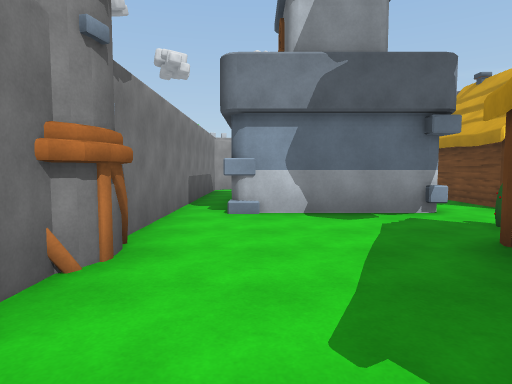
[1] (above)

18 first-person views from a walk through a scene from a Unity 3-D project. The camera is 1.5 m above the floor, tilts 4° down and sees 75° across. The floor is counted in squares, 2 m on a side. Each view is taken from the middle of a square. On the plan, view 1 faces up. The plan holds only what a view shows up to about 11 squares ahead; the rest is blank. The place goes on beyond the plan. Surface patterns are stand-ins for the level's own textures.

[2]
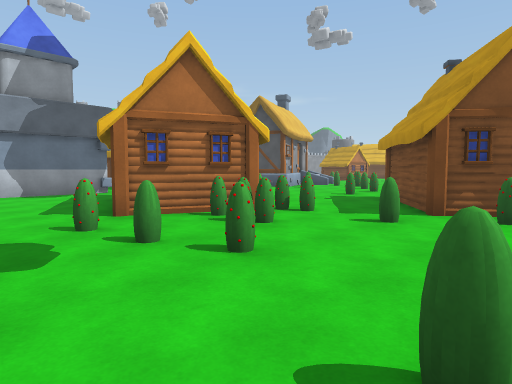

[3]
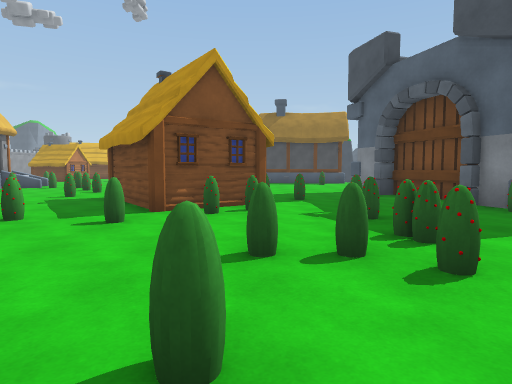

[4]
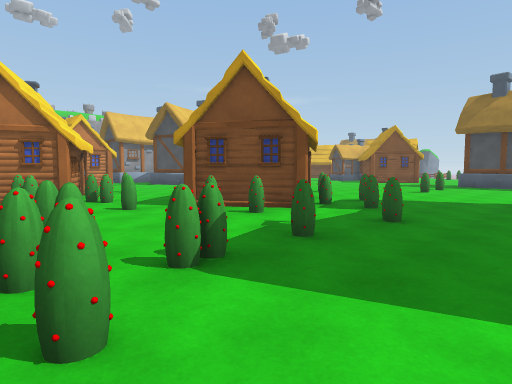

[5]
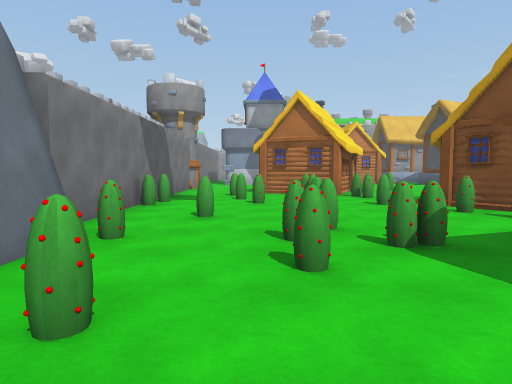

[6]
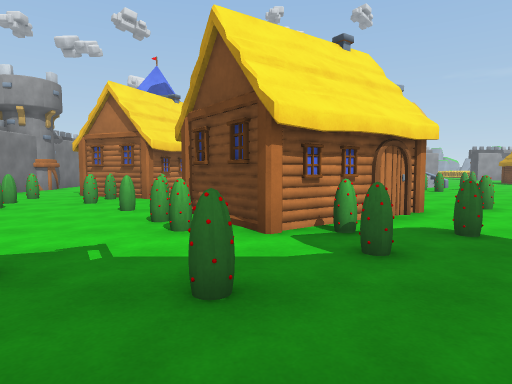

[7]
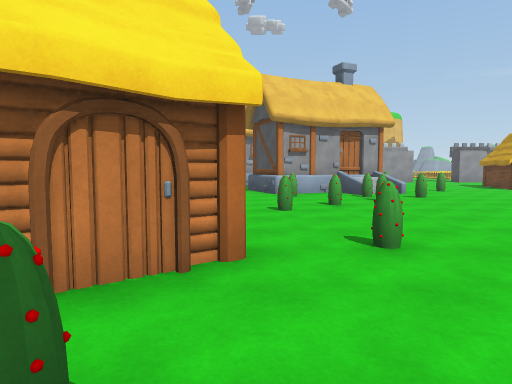

[8]
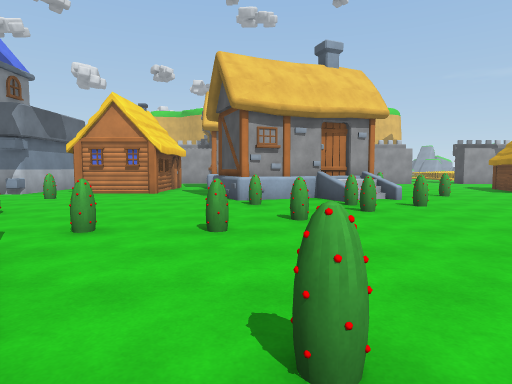

[9]
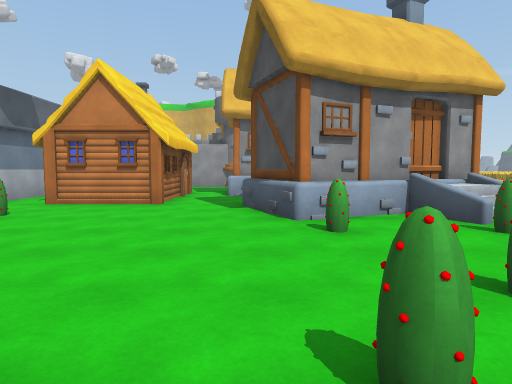

[10]
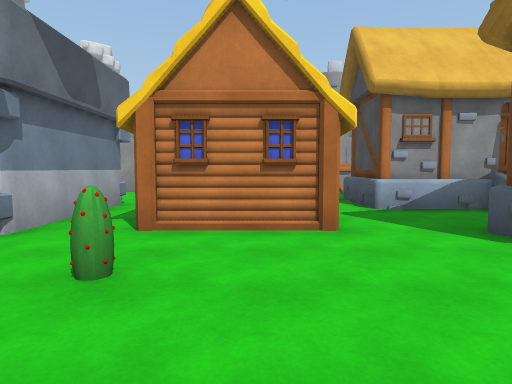

[11]
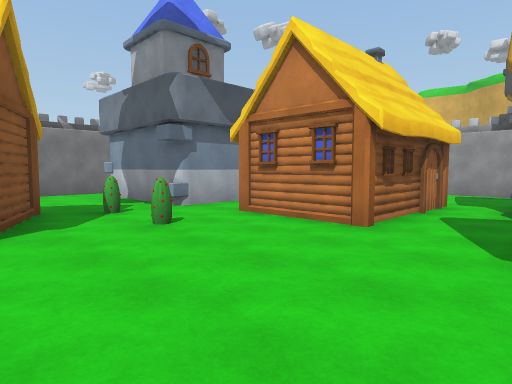

[12]
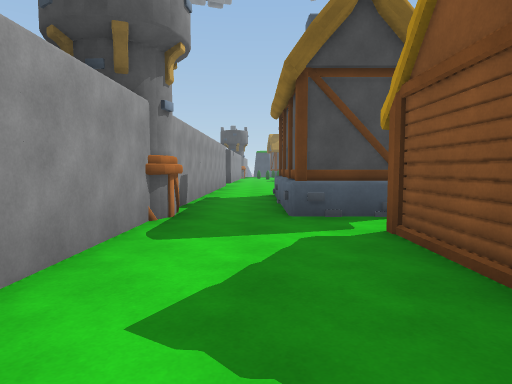

[13]
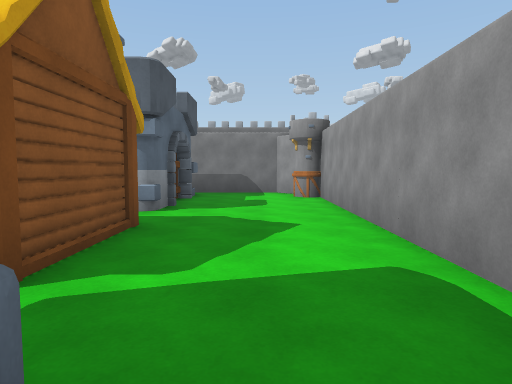

[14]
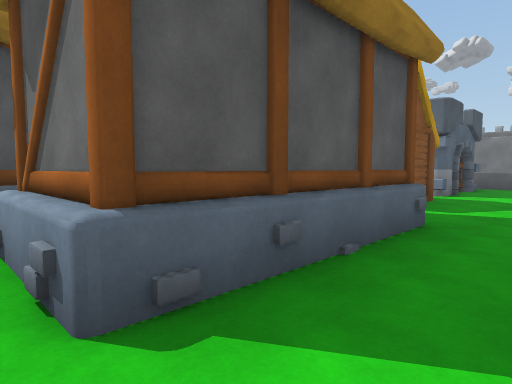

[15]
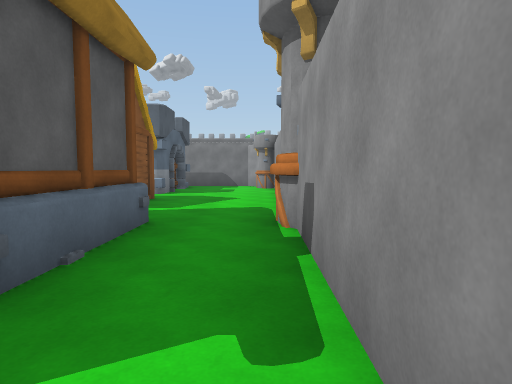

[16]
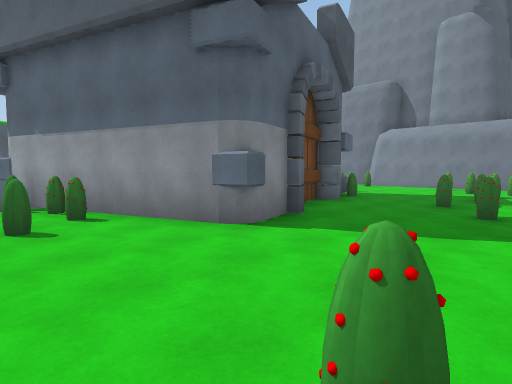

[17]
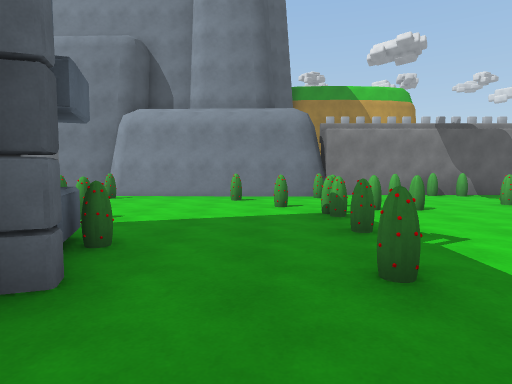

[18]
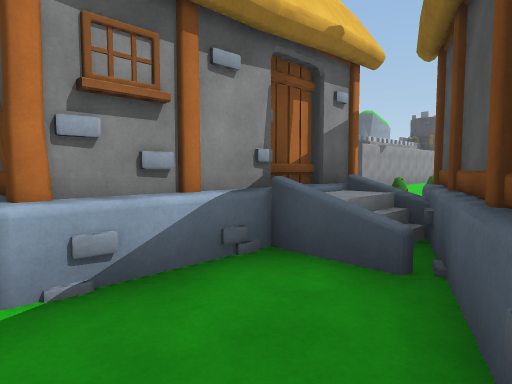

### Floor plan
Key: @ floor where view 1 was taken; # wall or solid block; . floor; O other object.
Columns run from 2 left of view 1 to 13 right of it. Each row starts with its distance up from view 1.
 14           O
 13  ###############
 12 ##O.............
 11 #...............
 10 #.........OOOOO.
  9 #.O##O.OOOOOOOO.
  8 #.  ##.O O.O.OOO
  7 #.   #.O O...OOO
  6 #.####.OOO.OOOOO
  5 #..........OOOOO
  4 #....O.O....O.OO
  3  O...O......O.OO
  2 O...O O.......O.
  1 #...O O.O....O..
  0 #.@OOO....OO....
 -1 #.O.OOO.........
 -2 #O.OO....OO....
 -3 #O.O..OOO.OOO..
 -4 #......OOOO...
 -5 #.O.O..OOOO...O.
 -6 #O.OO....O......
 -7 ##..OOO.O.......
 -8  #OO........O...
 -9  #........O##...
-10  #...O. ##  #OO

Where each view was taken, in squares from view 1:
view 1: 0 up, 0 right, facing up
view 2: 5 down, 1 left, facing up-right
view 3: 5 down, 1 left, facing right
view 4: 9 down, 1 right, facing up-right
view 5: 10 down, 1 right, facing up
view 6: 9 down, 6 right, facing up
view 7: 6 down, 9 right, facing up
view 8: 4 down, 10 right, facing up
view 9: 1 down, 9 right, facing up
view 10: 2 up, 6 right, facing up
view 11: 2 up, 9 right, facing up-left
view 12: 11 up, 3 right, facing right
view 13: 11 up, 9 right, facing left
view 14: 12 up, 13 right, facing down-left
view 15: 12 up, 13 right, facing left
view 16: 5 down, 13 right, facing down-left
view 17: 8 down, 8 right, facing left
view 18: 6 up, 8 right, facing up-right
